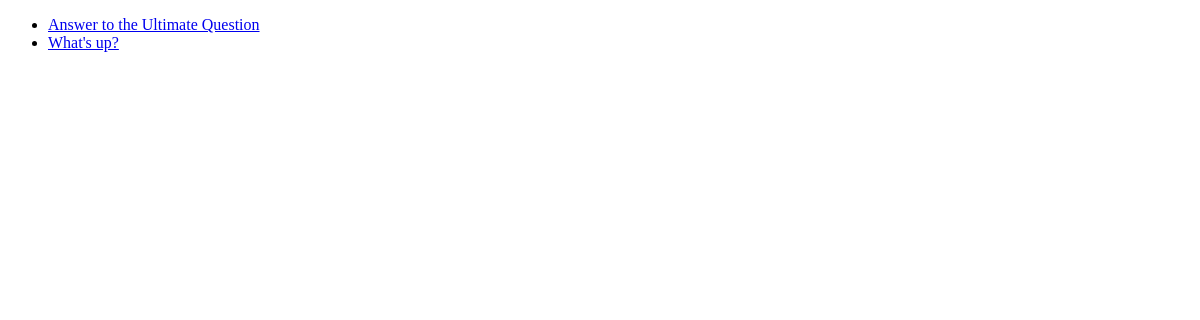
/polls/, run on an earlier commit of the app's database.
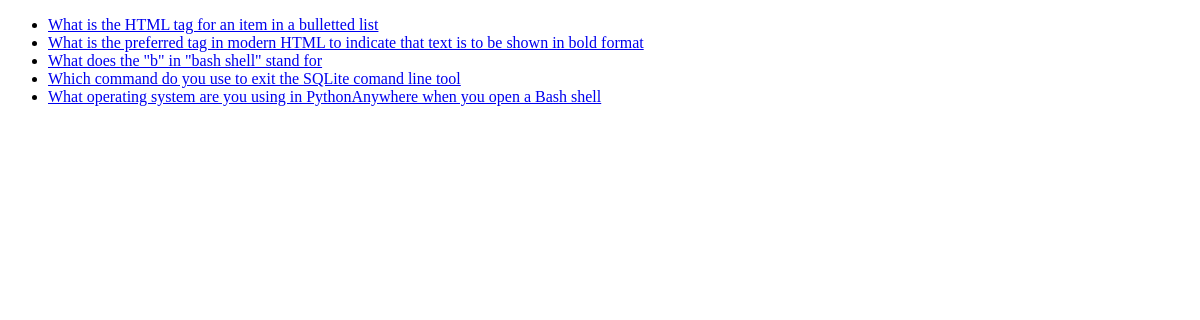
And on a later commit of the database.
### polls/models.py (models this page shows, shortened)
class Question(models.Model):
    question_text = models.CharField(max_length=200)
    pub_date = models.DateTimeField("data published")

### polls/views.py (the view)
# urls.py: path('', views.IndexView.as_view(), name="index"),
class IndexView(generic.ListView):
    template_name = "polls/index.html"
    context_object_name = "latest_question_list"
    def get_queryset(self):
        return Question.objects.order_by("-pub_date")[:5]

### polls/templates/polls/index.html (shortened to what this page needs)
<!doctype html>
<html lang="en-US">
    <head>
    </head>
    <body>
    {% if latest_question_list %}
        <ul>
        {% for question in latest_question_list %}
            <li><a href={% url "polls:detail" question.id %}>{{question.question_text}}</a></li>
        {% endfor %}
        </ul>
    {% else %}
        <p>No polls are available.</p>
    {% endif %}
    </body>
</html>

What changed in the data, as far as the page shows it:
removed Question: question_text "Answer to the Ultimate Question"
removed Question: question_text "What's up?"
added Question: question_text "What is the HTML tag for an item in a bulletted list"
added Question: question_text "What is the preferred tag in modern HTML to indicate that text is to be shown in bold format"
added Question: question_text "What does the \"b\" in \"bash shell\" stand for"
added Question: question_text "Which command do you use to exit the SQLite comand line tool"
added Question: question_text "What operating system are you using in PythonAnywhere when you open a Bash shell"
